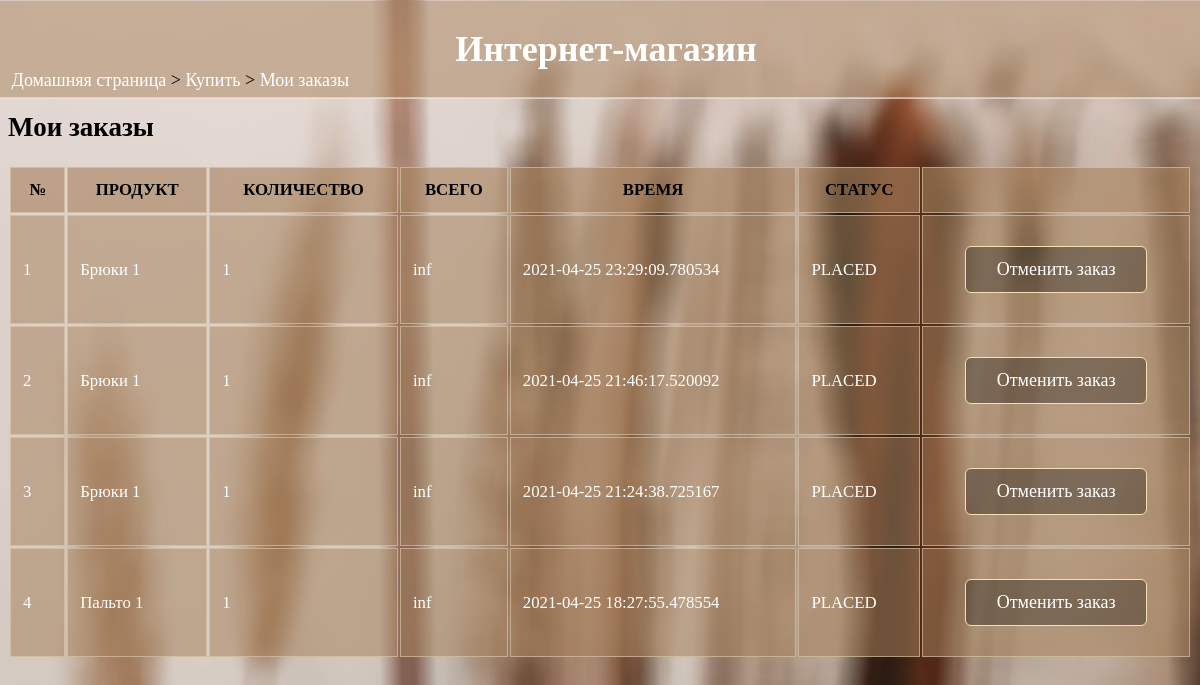
Page /buy/myorders/ (signed in) on the earlier database version.
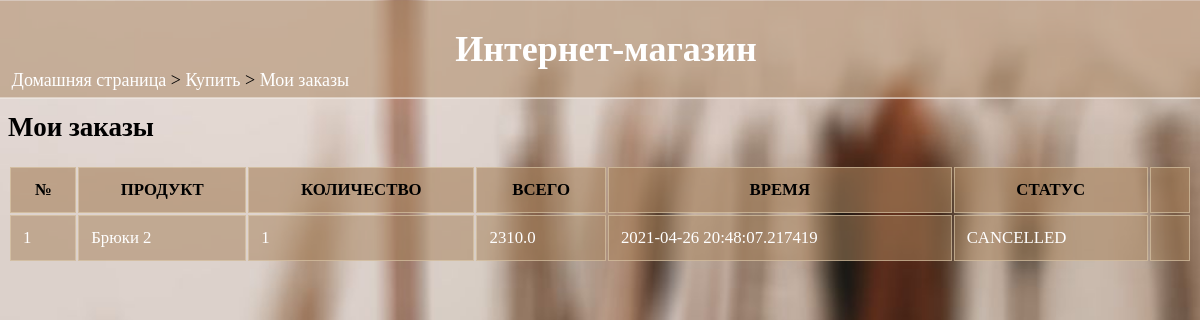
Same page on the later database version.
### data/orders.py (models this page shows)
class Order(SqlAlchemyBase):
    __tablename__ = 'orders'
    orderID = sqlalchemy.Column(sqlalchemy.Integer, primary_key=True, autoincrement=True)
    custID = sqlalchemy.Column(sqlalchemy.Integer, sqlalchemy.ForeignKey("users.custID"))
    prodID = sqlalchemy.Column(sqlalchemy.Integer, sqlalchemy.ForeignKey("product.prodID"))
    quantity = sqlalchemy.Column(sqlalchemy.Integer)
    date = sqlalchemy.Column(sqlalchemy.DateTime, default=datetime.datetime.now)
    cost_price = sqlalchemy.Column(sqlalchemy.Float)
    sell_price = sqlalchemy.Column(sqlalchemy.Float)
    status = sqlalchemy.Column(sqlalchemy.Integer)

### data/product.py (models this page shows)
class Product(SqlAlchemyBase, UserMixin):
    __tablename__ = 'product'
    prodID = sqlalchemy.Column(sqlalchemy.Integer, primary_key=True, autoincrement=True)
    name = sqlalchemy.Column(sqlalchemy.String)
    quantity = sqlalchemy.Column(sqlalchemy.Integer)
    category = sqlalchemy.Column(sqlalchemy.String)
    cost_price = sqlalchemy.Column(sqlalchemy.Float)
    sell_price = sqlalchemy.Column(sqlalchemy.Float)
    description = sqlalchemy.Column(sqlalchemy.String)
    sellID = sqlalchemy.Column(sqlalchemy.Integer, sqlalchemy.ForeignKey("sellers.sellID"))

### shop.py (the view)
@app.route("/buy/myorders/")
def my_orders():
    if 'userid' not in session:
        return redirect(url_for('home'))
    if session['type'] == "Seller":
        abort(403)
    res = customer_orders(session['userid'])
    return render_template('my_orders.html', orders=res)

### data/db_session.py (called while the page is built)
def create_session() -> Session:
    global __factory
    return __factory()

### shop.py (called while the page is built)
def customer_orders(custID):
    res = []
    db_sess = db_session.create_session()
    o = db_sess.query(Order.orderID, Order.prodID, Product.name, Order.quantity, Order.sell_price, Order.date,
                      Order.status).filter(Order.prodID == Product.prodID, Order.custID == custID,
                                           Order.status != 'RECIEVED').order_by(Order.date.desc()).all()
    if len(o) != 0:
        for i in o:
            res.append(i)
        return res
    else:
        res = ''
        return res

### templates/my_orders.html (shortened to what this page needs)
<html>
<head>
  <link rel="stylesheet" href="{{url_for('static', filename='main.css')}}">
</head>
<body>
  <div class="sticky">
    <h1>Интернет-магазин</h1>
  </div>
  <div class="nav">
  <p><a href="/">Домашняя страница</a> > <a href="/buy">Купить</a> > <a href="">Мои заказы</a></p>
  </div>
  <h2>Мои заказы</h2>
  {% if orders|length==0 %}
  <p>У Вас пока нет заказов</p>
  {% else %}
  <table>
    <tr>
      <th>№</th><th>ПРОДУКТ</th><th>КОЛИЧЕСТВО</th><th>ВСЕГО</th><th>ВРЕМЯ</th><th>СТАТУС</th><th></th>
    </tr>
    {% set cnt={'val':1} %}
    {% for i in orders %}
    <tr>
      <td>{{cnt['val']}}</td><td><a href="/viewproduct/{{i[1]}}">{{i[2]}}</a></td><td>{{i[3]}}</td>
      <td>{{i[4]}}</td><td>{{i[5]}}</td><td>{{i[6]}}</td>
      {% if i[6]=="PLACED" %}
      <td><p class="press"><a href="/cancel/{{i[0]}}">Отменить заказ</a></p></td>
      {% elif i[6]=="DISPACHED" %}
      <td><p class="press"><a href="/recieve/{{i[0]}}">Подтвердить получение</a></p></td>
      {% else %}
      <td></td>
      {% endif %}
    </tr>
    {% endfor %}
  </table>
  {% endif %}
</body>
</html>

Differences in the rows shown:
no longer on this page (row edited): Order: val "1", name "Брюки 1", quantity "1", sell_price "inf", date "2021-04-25 23:29:09.780534", status "PLACED"
no longer on this page (row edited): Order: val "2", name "Брюки 1", quantity "1", sell_price "inf", date "2021-04-25 21:46:17.520092", status "PLACED"
no longer on this page (row edited): Order: val "3", name "Брюки 1", quantity "1", sell_price "inf", date "2021-04-25 21:24:38.725167", status "PLACED"
changed Order: val "4" → "1"; name "Пальто 1" → "Брюки 2"; sell_price "inf" → "2310.0"; date "2021-04-25 18:27:55.478554" → "2021-04-26 20:48:07.217419"; status "PLACED" → "CANCELLED"; no longer shows "Отменить заказ"
